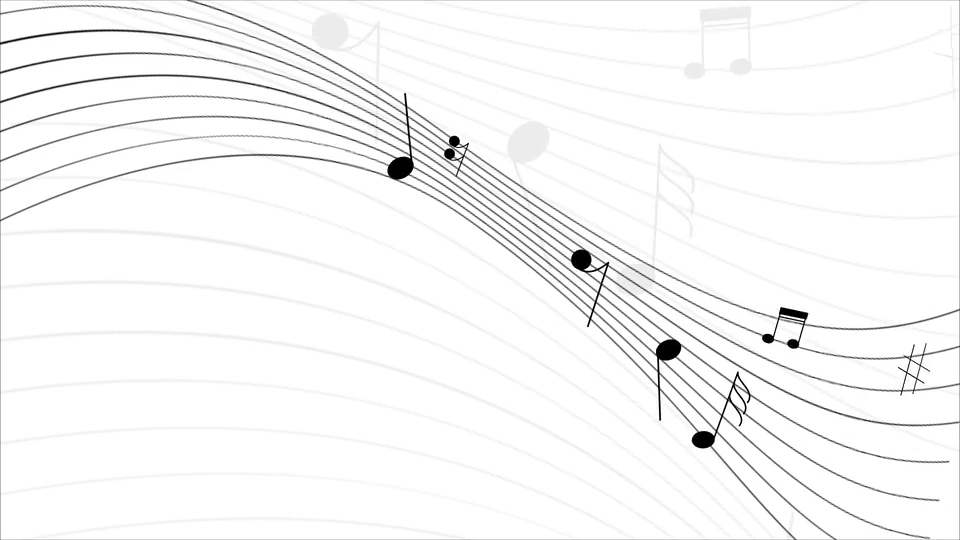
#> input picture frame 87 of eum.mp4, 960 x 540 px
$ jupyter execute --allow-errors ch1_4.ipynb
#> lines starting #> are read from the running program, lines starting #| are printed output that depends on the picture; after the words box and inside, x2 and y2 are one past the last pixel; in counts of white or black regions, pixels touching at a corner belong together
[cell 1]
import  cv2
import numpy as np
from matplotlib import pyplot as plt

cap = cv2.VideoCapture('eum.mp4')
while(cap.isOpened()):
    ret, frame = cap.read()
#> frame is the input picture: shape (540, 960, 3); min 0, max 255, mean 247.5
    if ret == False:
        break
# Take each frame
# Convert BGR to HSV
    hsv = cv2.cvtColor(frame, cv2.COLOR_BGR2HSV)
#> hsv: shape (540, 960, 3); mean H, S, V 0, 0, 247.5
# define range of blue color in HSV
    lower_blue = np.array([0,0,255])
    upper_blue = np.array([5,255,255])
# Threshold the HSV image to get only blue colors
    mask = cv2.inRange(hsv, lower_blue, upper_blue)
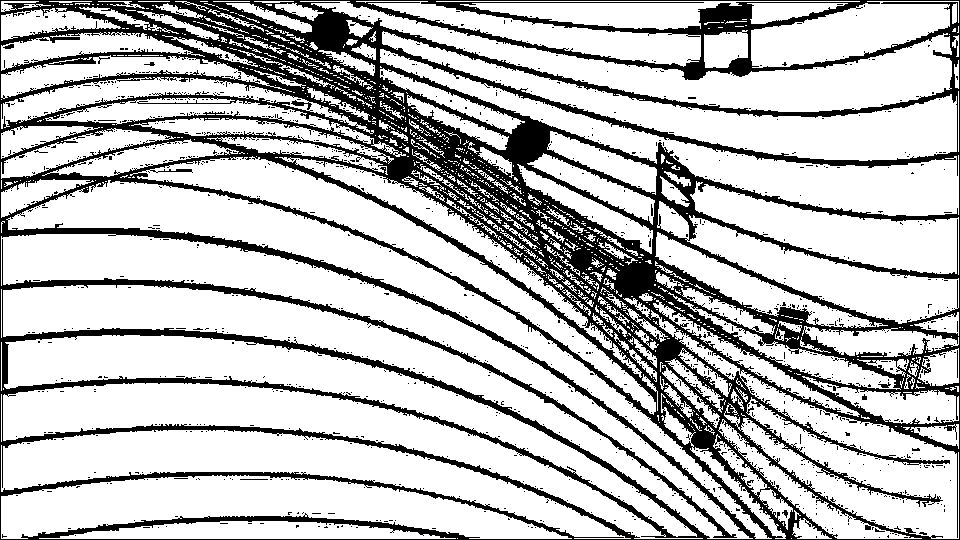
#> mask: shape (540, 960); 75.5% white; 1244 black regions (1235 under 20 px), largest, box (x1, y1, x2, y2) and area: (0, 0, 960, 540) 123862, (878, 382, 891, 388) 37, (3, 44, 14, 49) 36
# Bitwise-AND mask and original image
    res = cv2.bitwise_and(frame,frame, mask= mask)
    cv2.imshow('frame',frame)
    cv2.imshow('mask',mask)
    cv2.imshow('res',res)
    k = cv2.waitKey(19) & 0xFF
#> (key Esc is pressed here)
    if k == 27:
        break

cap.release()
cv2.destroyAllWindows()

[cell 2]
import cv2
import numpy as np
from matplotlib import pyplot as plt

img = cv2.imread('sIMG_2180.jpg',0)
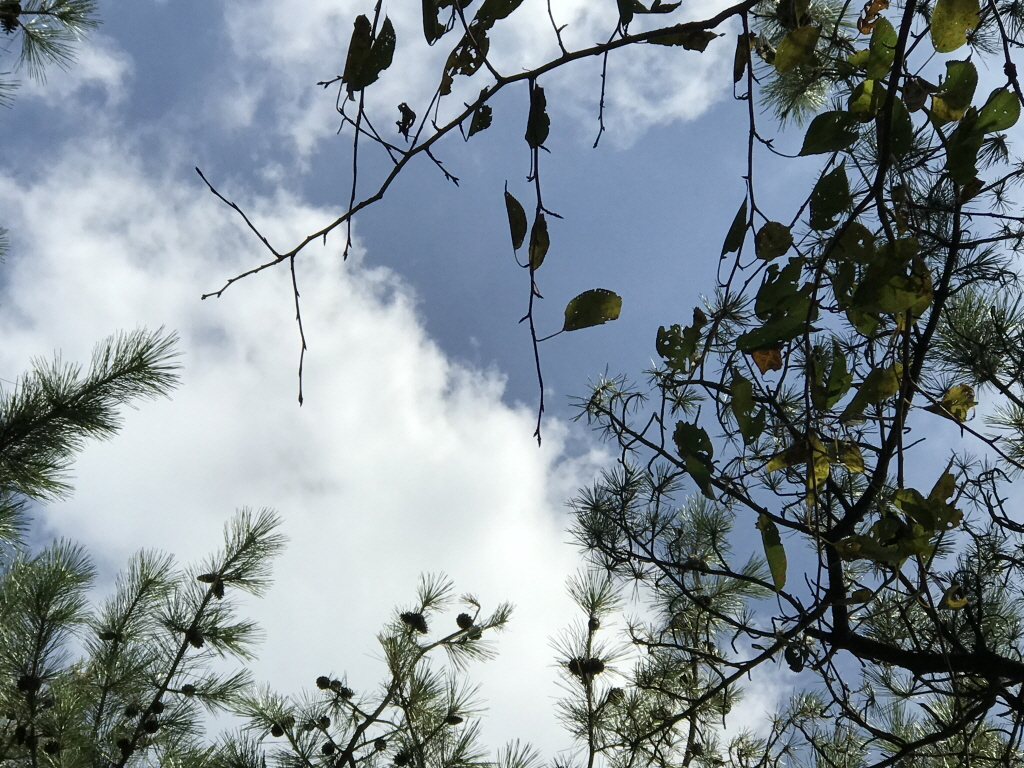
#> input picture sIMG_2180.jpg, 1024 x 768 px
ret,thresh1 = cv2.threshold(img,90,255,cv2.THRESH_BINARY)
#> thresh1: shape (768, 1024); 71.8% white; 1307 black regions (1280 under 20 px), largest, box (x1, y1, x2, y2) and area: (195, 0, 1024, 768) 173835, (0, 524, 269, 768) 24897, (0, 344, 172, 526) 7940
ret,thresh2 = cv2.threshold(img,127,255,cv2.THRESH_BINARY_INV)
#> thresh2: shape (768, 1024); 36.8% white; 1139 white regions (1116 under 20 px), largest, box (x1, y1, x2, y2) and area: (195, 0, 1024, 768) 220093, (0, 338, 508, 768) 56415, (0, 0, 196, 126) 8734

titles = ['Original Image','BINARY']
images = [img, thresh1, thresh2]
plt.figure(figsize=(20, 20))
for i in range(2):
    plt.subplot(1,2,i+1),plt.imshow(images[i],'gray')
    plt.title(titles[i])
    plt.xticks([]),plt.yticks([])

plt.show()

[cell 3]
import cv2
import numpy as np
from matplotlib import pyplot as plt

img = cv2.imread('sIMG_2177.jpg',0)
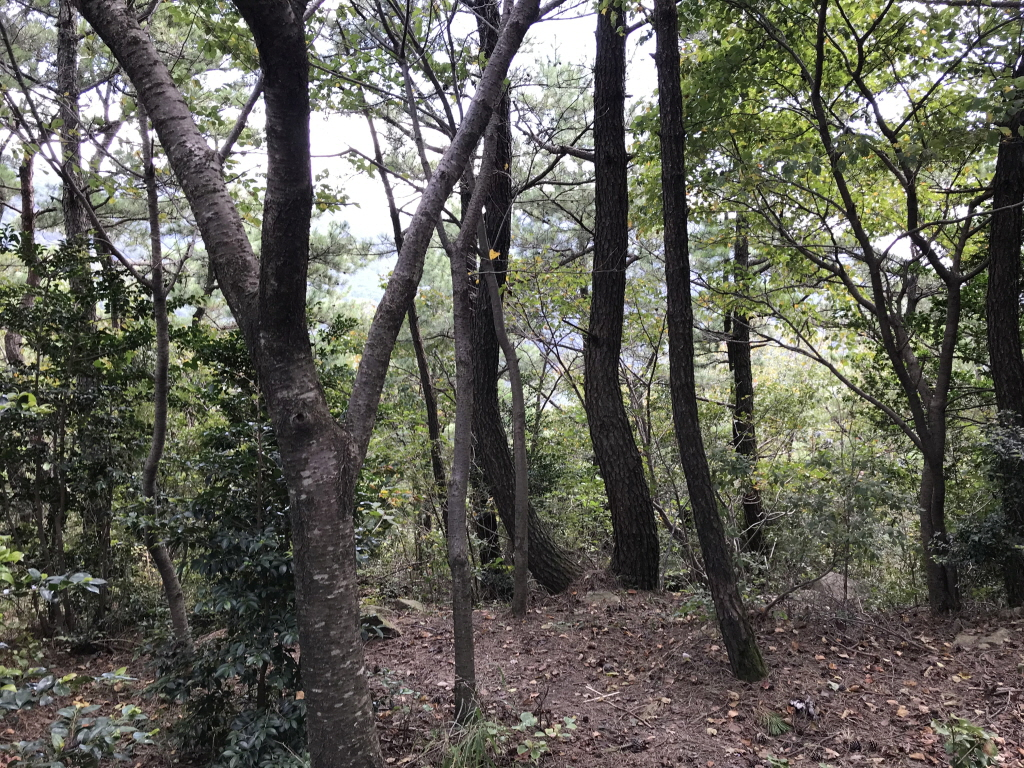
#> input picture sIMG_2177.jpg, 1024 x 768 px
img = cv2.medianBlur(img,5) #noise delete

ret,th1 = cv2.threshold(img,127,255,cv2.THRESH_BINARY)
#> th1: shape (768, 1024); 23.4% white; 1088 white regions (638 under 20 px), largest, box (x1, y1, x2, y2) and area: (306, 82, 459, 353) 21446, (747, 282, 924, 483) 17239, (507, 0, 599, 185) 11771
th2 = cv2.adaptiveThreshold(img,255,cv2.ADAPTIVE_THRESH_MEAN_C,\
            cv2.THRESH_BINARY,11,2)
#> th2: shape (768, 1024); 52.4% white; 1998 black regions (1237 under 20 px), largest, box (x1, y1, x2, y2) and area: (264, 0, 1024, 694) 145571, (0, 0, 295, 768) 71772, (230, 592, 402, 768) 7810
th3 = cv2.adaptiveThreshold(img,255,cv2.ADAPTIVE_THRESH_GAUSSIAN_C,\
            cv2.THRESH_BINARY,11,2)
#> th3: shape (768, 1024); 57.2% white; 4869 black regions (3631 under 20 px), largest, box (x1, y1, x2, y2) and area: (658, 0, 1024, 547) 54366, (0, 0, 287, 554) 44139, (461, 0, 712, 603) 28263
titles = ['Original Image', 'Global Thresholding (v = 127)',
          'Adaptive Mean Thresholding', 'Adaptive Gaussian Thresholding']

images = [img, th1, th2, th3]
plt.figure(figsize=(7, 7))

for i in range(4):
    plt.subplot(2,2,i+1),plt.imshow(images[i],'gray')
    plt.title(titles[i])
    plt.xticks([]),plt.yticks([])
plt.show()

[cell 4]
import cv2
import numpy as np
from matplotlib import pyplot as plt

img = cv2.imread('sIMG_2177.jpg',0)

# global thresholding
ret1,th1 = cv2.threshold(img,127,255,cv2.THRESH_BINARY)
#> th1: shape (768, 1024); 26.7% white; 7895 white regions (7134 under 20 px), largest, box (x1, y1, x2, y2) and area: (306, 83, 399, 379) 16217, (506, 0, 599, 187) 11126, (750, 341, 900, 486) 9779

# Otsu's thresholding
ret2,th2 = cv2.threshold(img,0,255,cv2.THRESH_BINARY+cv2.THRESH_OTSU)
#> th2: shape (768, 1024); 31.4% white; 7636 white regions (6859 under 20 px), largest, box (x1, y1, x2, y2) and area: (306, 63, 484, 379) 24625, (749, 341, 924, 506) 12259, (505, 0, 600, 187) 11474
#> ret2 = 116

# Otsu's thresholding after Gaussian filtering
blur = cv2.GaussianBlur(img,(5,5),0)
ret3,th3 = cv2.threshold(blur,0,255,cv2.THRESH_BINARY+cv2.THRESH_OTSU)
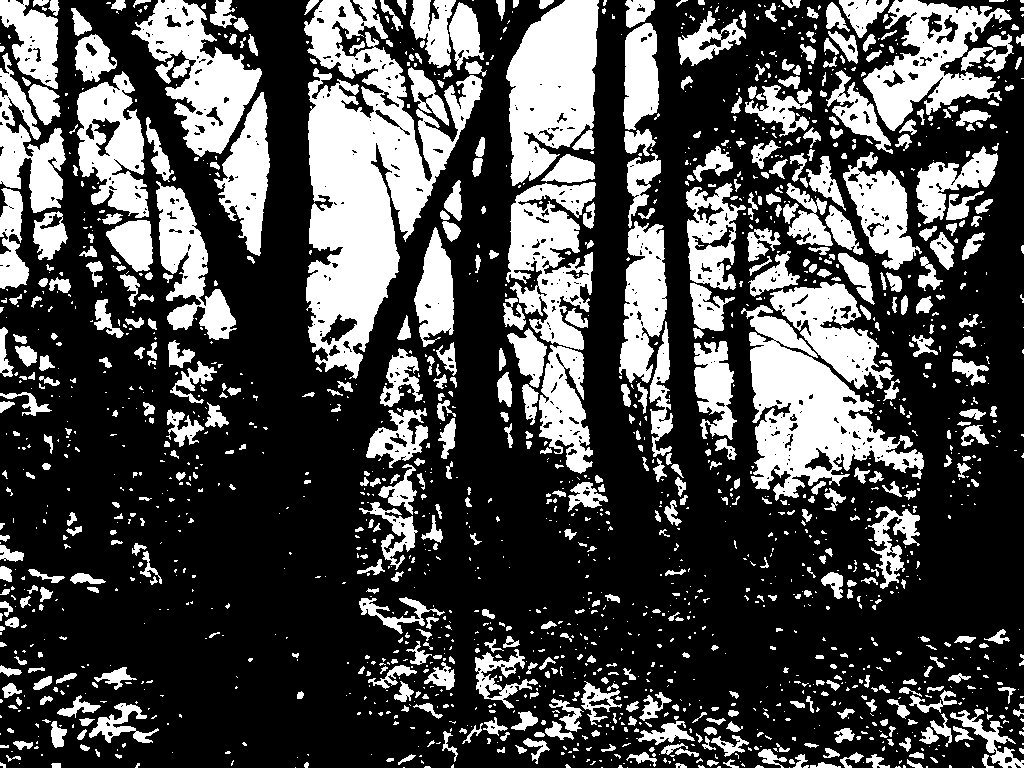
#> th3: shape (768, 1024); 30.1% white; 1752 white regions (1162 under 20 px), largest, box (x1, y1, x2, y2) and area: (304, 0, 483, 379) 29968, (741, 305, 924, 501) 14695, (506, 0, 599, 186) 11800
#> ret3 = 115

# plot all the images and their histograms
images = [img, 0, th1,
          img, 0, th2,
          blur, 0, th3]
titles = ['Original Noisy Image','Histogram','Global Thresholding (v=127)',
          'Original Noisy Image','Histogram',"Otsu's Thresholding",
          'Gaussian filtered Image','Histogram',"Otsu's Thresholding"]
for i in range(3):
    plt.subplot(3,3,i*3+1),plt.imshow(images[i*3],'gray')
    plt.title(titles[i*3]), plt.xticks([]), plt.yticks([])
    plt.subplot(3,3,i*3+2),plt.hist(images[i*3].ravel(),256)
    plt.title(titles[i*3+1]), plt.xticks([]), plt.yticks([])
    plt.subplot(3,3,i*3+3),plt.imshow(images[i*3+2],'gray')
    plt.title(titles[i*3+2]), plt.xticks([]), plt.yticks([])
plt.show()

[cell 5]
img = cv2.imread('fox.jpg',0)
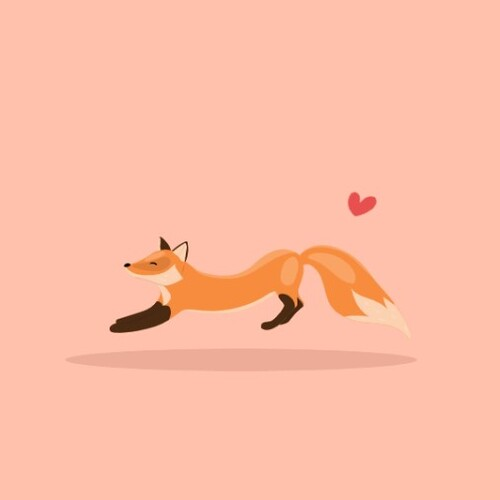
#> input picture fox.jpg, 500 x 500 px
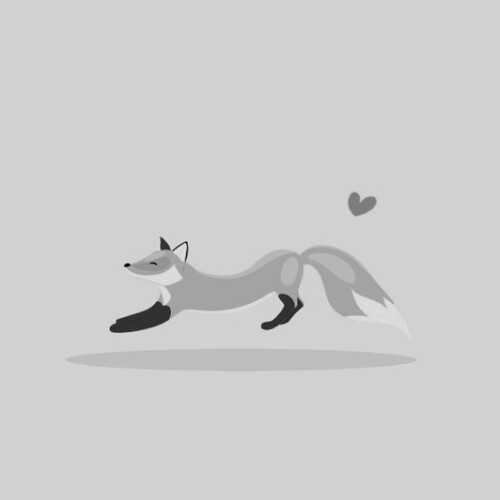
#> img: shape (500, 500); min 0, max 228, mean 205.7
blur = cv2.GaussianBlur(img,(5,5),0)
#> blur: shape (500, 500)
# find normalized_histogram, and its cumulative distribution function
hist = cv2.calcHist([blur],[0],None,[256],[0,256])
#> hist = 256 values, max 224440 at index 209, min 0 at index 0, mean 976.6
hist_norm = hist.ravel()/hist.max()
#> hist_norm = 256 values, max 1 at index 209, min 0 at index 0, mean 0.00435
Q = hist_norm.cumsum()
#> Q = 256 values from 0 to 1.11

bins = np.arange(256)

fn_min = np.inf

thresh = -1
for i in range(1,256):
    p1,p2 = np.hsplit(hist_norm,[i]) # probabilities
    q1,q2 = Q[i],Q[255]-Q[i] # cum sum of classes
    b1,b2 = np.hsplit(bins,[i]) # weights

    # finding means and variances
    m1,m2 = np.sum(p1*b1)/q1, np.sum(p2*b2)/q2
    v1,v2 = np.sum(((b1-m1)**2)*p1)/q1,np.sum(((b2-m2)**2)*p2)/q2

    # calculates the minimization function
    fn = v1*q1 + v2*q2
    if fn < fn_min:
        fn_min = fn
        thresh = i
#> this loop made 255 passes
#> (q1, m1, m2, v1, v2, fn, fn_min) on passes 38, 39, 40, 43, 47, 48, 49, 50: (4.46e-06, 0, 205.7, 0, 234.5, 261.2, 261.2), (4.46e-06, 38, 205.7, 0, 234.4, 261.1, 261.1), (4.46e-06, 38, 205.7, 0, 234.4, 261.1, 261.1), (8.91e-06, 40, 205.7, 4, 234.3, 261, 261), (0.000192, 2.93, 205.7, 107.2, 234.2, 260.9, 260.9), (0.00104, 8.61, 205.9, 267.5, 230.4, 256.7, 256.7), (0.00315, 15.71, 206.2, 338, 212, 236.5, 236.5), (0.004, 38.31, 206.3, 83.78, 165, 183.5, 183.5)

# find otsu's threshold value with OpenCV function
ret, otsu = cv2.threshold(blur,0,255,cv2.THRESH_BINARY+cv2.THRESH_OTSU)
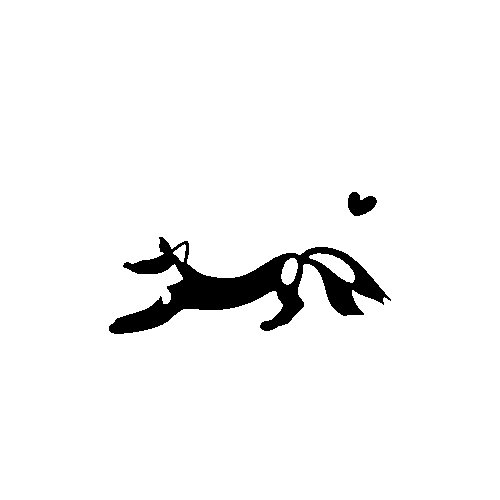
#> otsu: shape (500, 500); 96% white; 2 black regions, box (x1, y1, x2, y2) and area: (109, 237, 391, 334) 9490, (348, 192, 377, 216) 473
print(thresh, ret)
#| 176 176.0

$ run again, starting later in the video
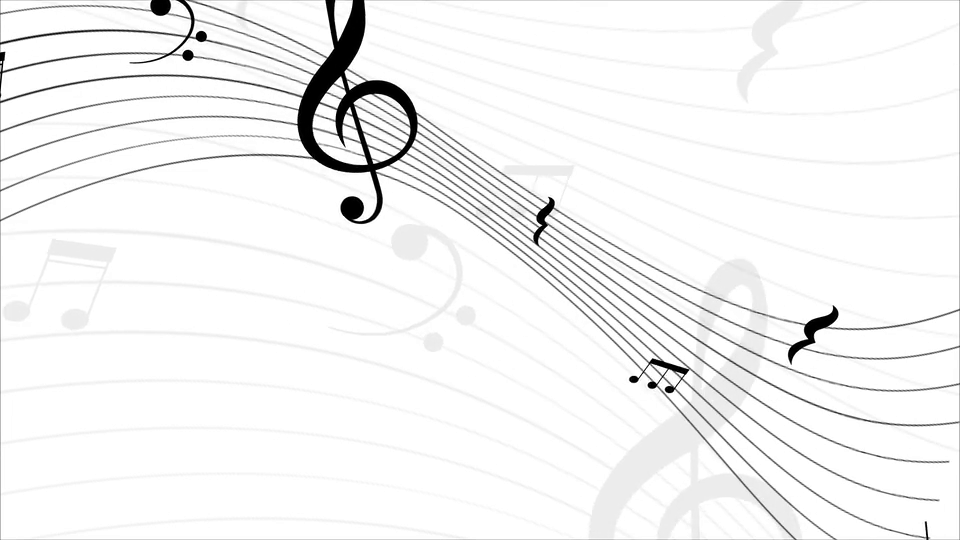
#> input picture frame 395 of eum.mp4, 960 x 540 px
#> frame is the input picture: shape (540, 960, 3); min 0, max 255, mean 244
#> hsv: shape (540, 960, 3); mean H, S, V 0, 0, 244
#> mask: shape (540, 960); 71% white; 1216 black regions (1200 under 20 px), largest, box (x1, y1, x2, y2) and area: (0, 0, 960, 540) 147068, (576, 2, 608, 7) 144, (953, 351, 958, 382) 106
#> thresh1: shape (768, 1024); 71.8% white; 1307 black regions (1280 under 20 px), largest, box (x1, y1, x2, y2) and area: (195, 0, 1024, 768) 173835, (0, 524, 269, 768) 24897, (0, 344, 172, 526) 7940
#> thresh2: shape (768, 1024); 36.8% white; 1139 white regions (1116 under 20 px), largest, box (x1, y1, x2, y2) and area: (195, 0, 1024, 768) 220093, (0, 338, 508, 768) 56415, (0, 0, 196, 126) 8734
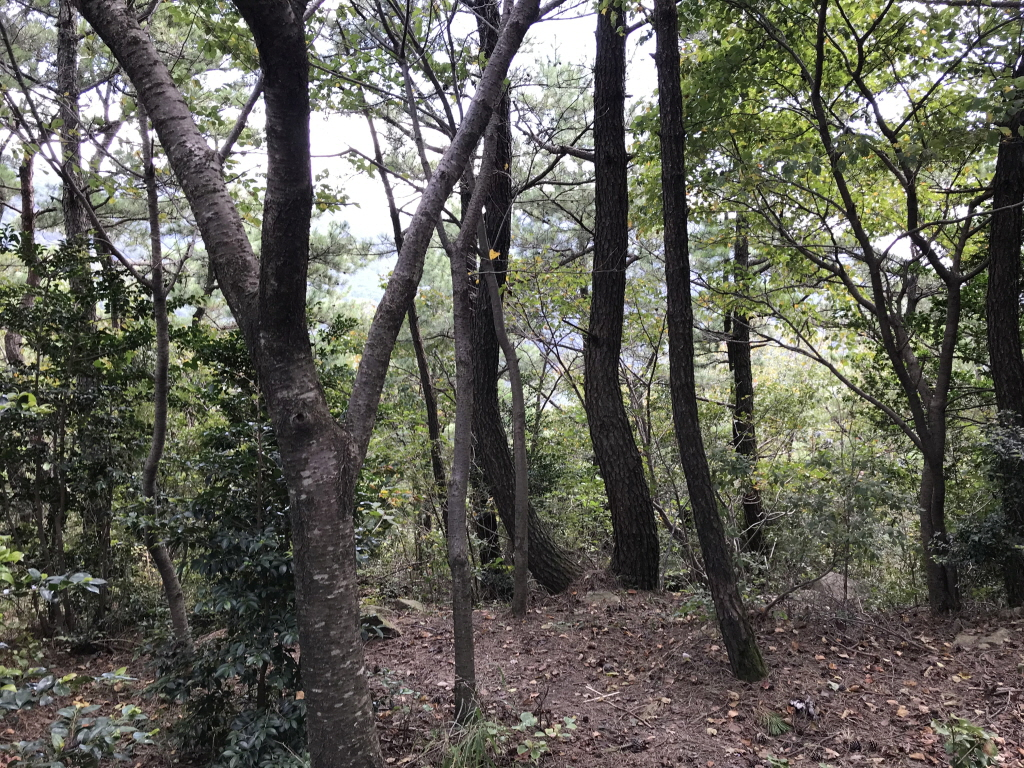
#> input picture sIMG_2177.jpg, 1024 x 768 px
#> ret2 = 116
#> ret3 = 115
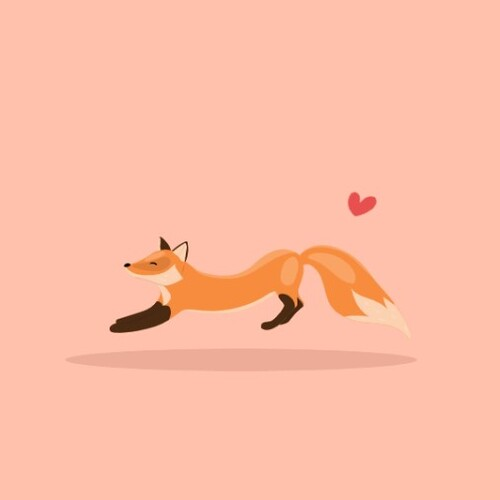
#> input picture fox.jpg, 500 x 500 px
#> hist = 256 values, max 224440 at index 209, min 0 at index 0, mean 976.6
#> hist_norm = 256 values, max 1 at index 209, min 0 at index 0, mean 0.00435
#> Q = 256 values from 0 to 1.11
#> the loop `for i in range(1,256):` made 255 passes
#> (q1, m1, m2, v1, v2, fn, fn_min) on passes 38, 39, 40, 43, 47, 48, 49, 50: (4.46e-06, 0, 205.7, 0, 234.5, 261.2, 261.2), (4.46e-06, 38, 205.7, 0, 234.4, 261.1, 261.1), (4.46e-06, 38, 205.7, 0, 234.4, 261.1, 261.1), (8.91e-06, 40, 205.7, 4, 234.3, 261, 261), (0.000192, 2.93, 205.7, 107.2, 234.2, 260.9, 260.9), (0.00104, 8.61, 205.9, 267.5, 230.4, 256.7, 256.7), (0.00315, 15.71, 206.2, 338, 212, 236.5, 236.5), (0.004, 38.31, 206.3, 83.78, 165, 183.5, 183.5)
#> otsu: shape (500, 500); 96% white; 2 black regions, box (x1, y1, x2, y2) and area: (109, 237, 391, 334) 9490, (348, 192, 377, 216) 473
#| 176 176.0
